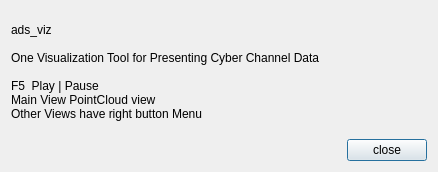
<?xml version="1.0" encoding="UTF-8"?>
<ui version="4.0">
 <class>MessageDialog</class>
 <widget class="QDialog" name="MessageDialog">
  <property name="windowModality">
   <enum>Qt::ApplicationModal</enum>
  </property>
  <property name="geometry">
   <rect>
    <x>0</x>
    <y>0</y>
    <width>438</width>
    <height>172</height>
   </rect>
  </property>
  <property name="windowTitle">
   <string>Dialog</string>
  </property>
  <layout class="QVBoxLayout" name="verticalLayout">
   <item>
    <widget class="QLabel" name="msgLabel">
     <property name="text">
      <string>ads_viz

One Visualization Tool for Presenting Cyber Channel Data

F5  Play | Pause
Main View PointCloud view
Other Views have right button Menu</string>
     </property>
    </widget>
   </item>
   <item>
    <layout class="QHBoxLayout" name="horizontalLayout">
     <item>
      <spacer name="horizontalSpacer">
       <property name="orientation">
        <enum>Qt::Horizontal</enum>
       </property>
       <property name="sizeHint" stdset="0">
        <size>
         <width>40</width>
         <height>20</height>
        </size>
       </property>
      </spacer>
     </item>
     <item>
      <widget class="QPushButton" name="closePushButton">
       <property name="text">
        <string>close</string>
       </property>
      </widget>
     </item>
    </layout>
   </item>
  </layout>
 </widget>
 <resources/>
 <connections>
  <connection>
   <sender>closePushButton</sender>
   <signal>clicked()</signal>
   <receiver>MessageDialog</receiver>
   <slot>close()</slot>
   <hints>
    <hint type="sourcelabel">
     <x>416</x>
     <y>232</y>
    </hint>
    <hint type="destinationlabel">
     <x>456</x>
     <y>250</y>
    </hint>
   </hints>
  </connection>
 </connections>
</ui>
